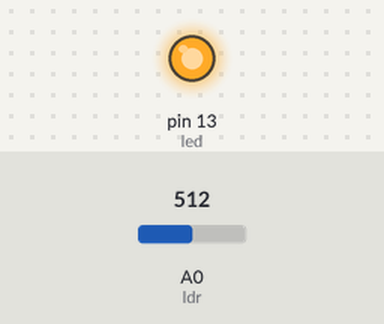
This sketch was run on a simulated Arduino Uno, built with avr-gcc and run on an emulated ATmega328P. Shown: output pins drawn as LEDs (lit = HIGH). The test bench sets the inputs (shaded band); at power-on: A0 (ldr) = 512. What the sketch prints to the serial monitor is not drawn.

Above: at 1.2 s.
1.3 s: A0 (ldr) set to 487
At 1.9 s:
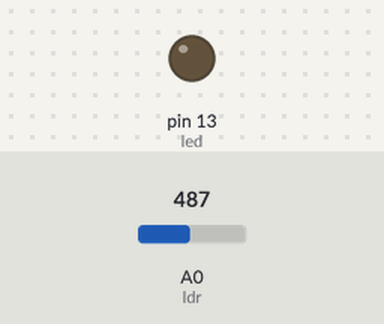
2.8 s: A0 (ldr) set to 510
At 4.3 s:
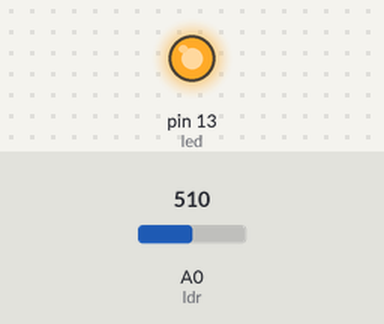
4.8 s: A0 (ldr) set to 490
At 5.3 s:
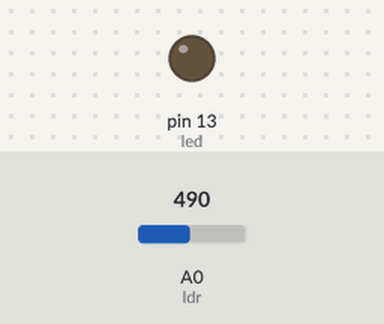
Timing chart, 0 to 7.8 s (numbered marks = the images above; inputs shaded):
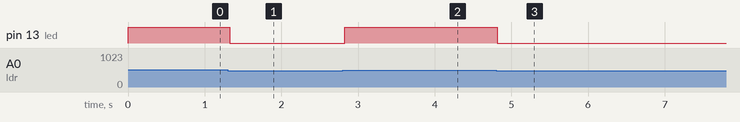

The sketch:

ldr.ino
```cpp
int ldr=A0;
int led=13;
int threshold=500;
void setup()
{
  Serial.begin(9600);
  pinMode(led,OUTPUT);
 }

void loop() {
  int ldrvalue=analogRead(ldr);
  Serial.print("LDR value=");
  Serial.print(ldrvalue);
  if(ldrvalue>=threshold)
  {
    digitalWrite(led,HIGH);

  }
  else
  {
    digitalWrite(led,LOW);
  }
  // put your main code here, to run repeatedly:

}
```

Measured:
- the behaviour switches between 500 and 499 on A0 (ldr) (found by bisection; images 0 and 1)
- after the input at 1.3 s, pin 13 (led): HIGH → LOW at once
- after the input at 2.8 s, pin 13 (led): LOW → HIGH at once
- after the input at 4.8 s, pin 13 (led): HIGH → LOW at once
